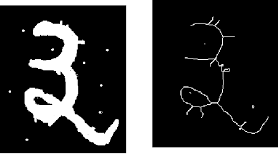
#> input picture Images/erdl.png, 278 x 159 px
$ python Task_5_a.py
#> lines starting #> are read from the running program, lines starting #| are printed output that depends on the picture; after the words box and inside, x2 and y2 are one past the last pixel; in counts of white or black regions, pixels touching at a corner belong together
import cv2
import cv2 as cv
import numpy as np
import matplotlib.pyplot as plt

structuring_element = np.ones((5,5))
size = len(structuring_element)

def erosion_op(image, st_elemen):
    pad_h = size // 2
    padded_image = np.pad(image, pad_h, mode='constant')
    row,col = image.shape
    erosion_img = np.zeros_like(image)
    for i in range(row):
        for j in range(col):
            tmp_window = padded_image[i:i + size, j:j + size]
            erosion_img[i, j] = np.min(tmp_window * structuring_element)
    return erosion_img

def dilation_op(image, st_element):
    row,col = image.shape
    pad_h = size // 2
    padded_image = np.pad(image, pad_h, mode='constant')
    dilation_img = np.zeros_like(image)
    for i in range(row):
        for j in range(col):
            tmp_window = padded_image[i:i + size, j:j + size]
            dilation_img[i, j] = np.max(tmp_window * structuring_element)
    return dilation_img

image = cv.imread('Images/erdl.png',cv.IMREAD_GRAYSCALE)
#> image is the input picture: shape (159, 278); min 0, max 255, mean 63
image = cv.resize(image,(512,512))
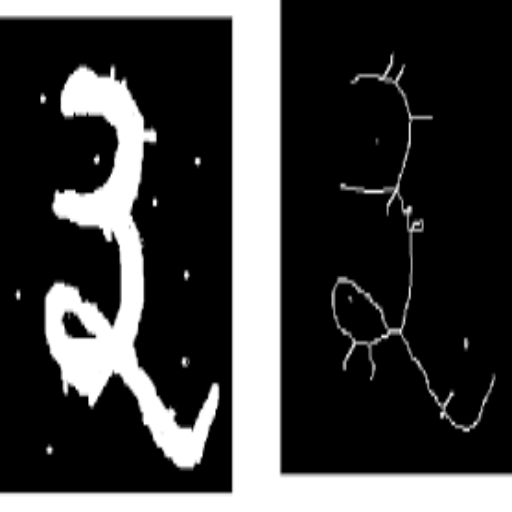
#> image: shape (512, 512); min 0, max 255, mean 63
row,column = image.shape
#> row = 512; column = 512
_, binary_image = cv.threshold(image,128,255,cv2.THRESH_BINARY) #converded gray image to binary
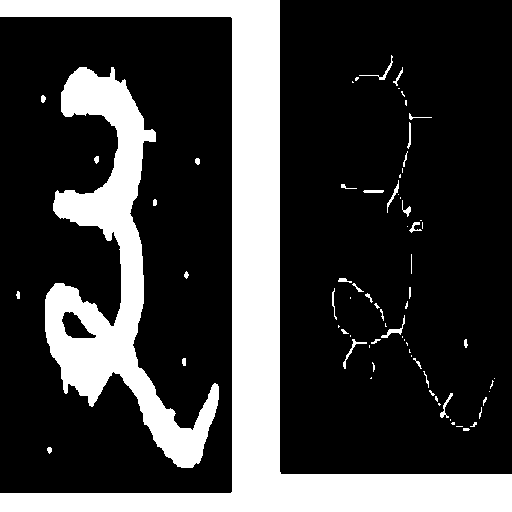
#> binary_image: shape (512, 512); 24.4% white; 74 white regions (39 under 20 px), largest, box (x1, y1, x2, y2) and area: (0, 0, 512, 512) 41748, (45, 67, 219, 468) 20450, (381, 315, 405, 338) 110

erosion_img = erosion_op(binary_image,structuring_element)
#> in erosion_op, `padded_image = np.pad(image, pad_h, mode='constant')`:
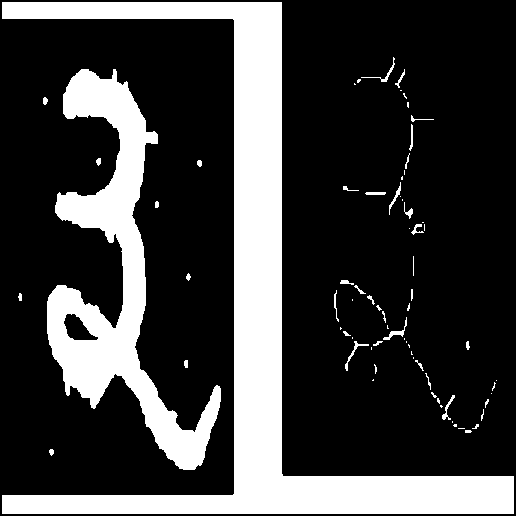
#> padded_image: shape (516, 516); 24% white; 74 white regions (39 under 20 px), largest, box (x1, y1, x2, y2) and area: (2, 2, 514, 514) 41748, (47, 69, 221, 470) 20450, (383, 317, 407, 340) 110
#> after the loop in erosion_op, `for i in range(row):`:
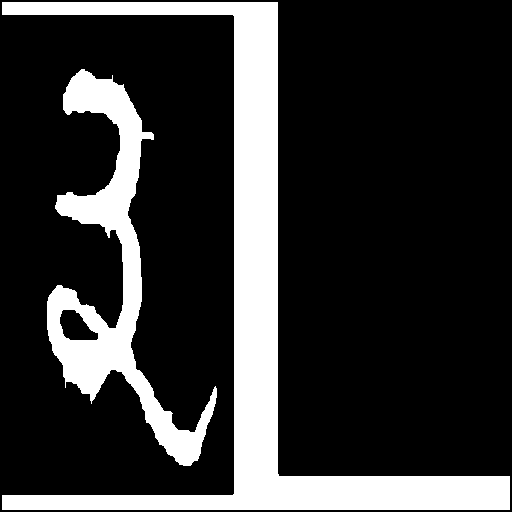
#> erosion_img: shape (512, 512); 20.3% white; 2 white regions, box (x1, y1, x2, y2) and area: (2, 2, 510, 510) 36740, (47, 69, 217, 466) 16566
dilation_img = dilation_op(binary_image,structuring_element)
#> after the loop in dilation_op, `for i in range(row):`:
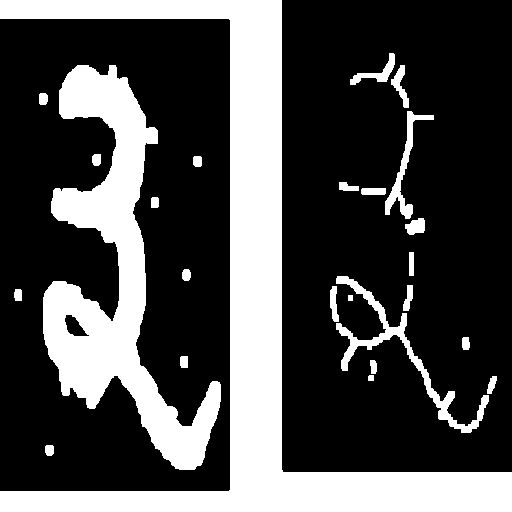
#> dilation_img: shape (512, 512); 29% white; 25 white regions, largest, box (x1, y1, x2, y2) and area: (0, 0, 512, 512) 45028, (43, 65, 221, 470) 24317, (336, 276, 489, 433) 2672

plt.subplot(1,3,1)
plt.imshow(binary_image,cmap='gray')
plt.title('Original Image')
plt.axis('off')

plt.subplot(1,3,2)
plt.imshow(erosion_img,cmap='gray')
plt.title('Erosion Image')
plt.axis('off')

plt.subplot(1,3,3)
plt.imshow(dilation_img,cmap='gray')
plt.title('Dialation Image')
plt.axis('off')

plt.tight_layout()
plt.show()

$ run again, with Images/Night.png copied over Images/erdl.png
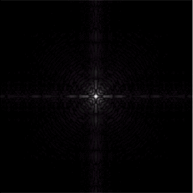
#> input picture Images/Night.png, 193 x 193 px
#> `_, binary_image = cv.threshold(image,128,255,cv2.THRESH_BINARY)`:
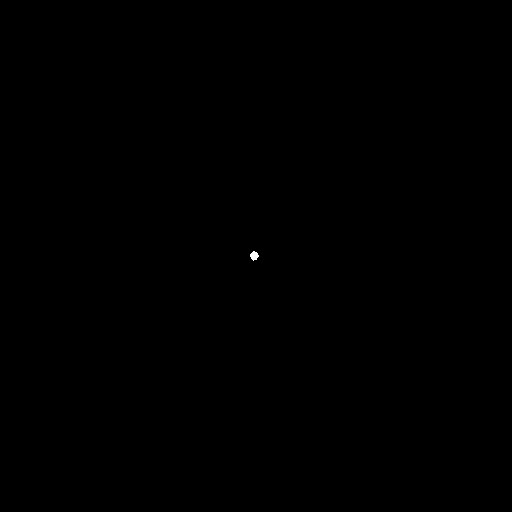
#> binary_image: shape (512, 512); 0.02% white; 1 white region, box (x1, y1, x2, y2) and area: (250, 251, 259, 261) 59
#> padded_image: shape (516, 516); 0.02% white; 1 white region, box (x1, y1, x2, y2) and area: (252, 253, 261, 263) 59
#> `plt.show()`:
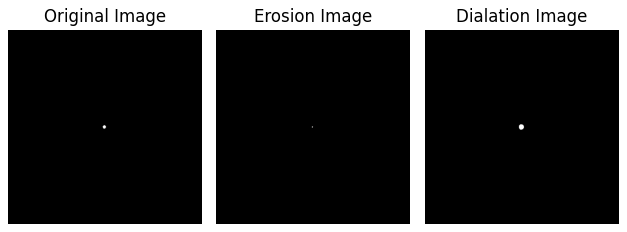
#> figure drawn by matplotlib, 3 panels

$ run again, with Images/boundary.png copied over Images/erdl.png
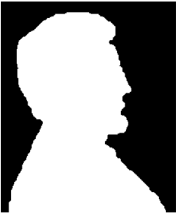
#> input picture Images/boundary.png, 176 x 213 px
#> `_, binary_image = cv.threshold(image,128,255,cv2.THRESH_BINARY)`:
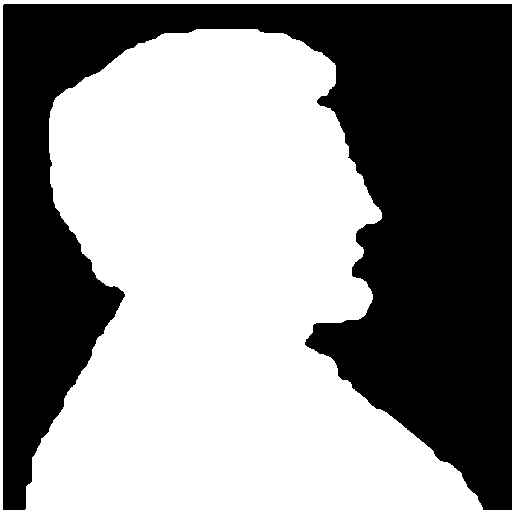
#> binary_image: shape (512, 512); 55.5% white; 1 black region, box (x1, y1, x2, y2) and area: (3, 4, 512, 510) 116758
#> padded_image: shape (516, 516); 54.6% white; 1 black region, box (x1, y1, x2, y2) and area: (0, 0, 516, 516) 120870
#> after the loop in dilation_op, `for i in range(row):`:
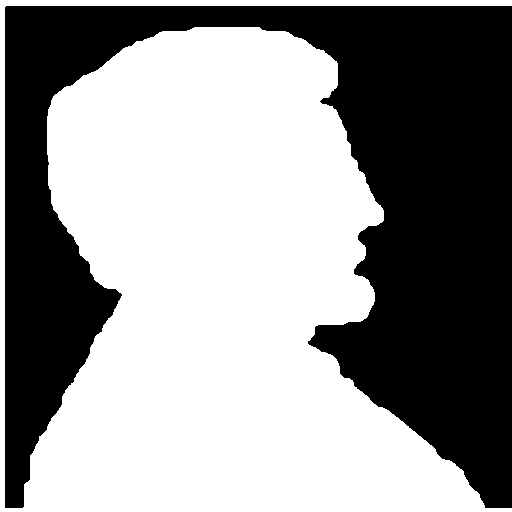
#> dilation_img: shape (512, 512); 57.7% white; 1 black region, box (x1, y1, x2, y2) and area: (5, 6, 512, 508) 110982
